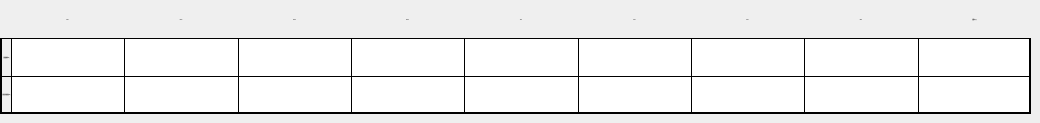
   <widget class="QWidget" name="page_reducer_table">
    <widget class="QWidget" name="widget_12" native="true">
     <property name="geometry">
      <rect>
       <x>0</x>
       <y>0</y>
       <width>1031</width>
       <height>114</height>
      </rect>
     </property>
     <layout class="QGridLayout" name="gridLayout_9">
      <property name="leftMargin">
       <number>0</number>
      </property>
      <property name="topMargin">
       <number>0</number>
      </property>
      <property name="rightMargin">
       <number>0</number>
      </property>
      <property name="bottomMargin">
       <number>0</number>
      </property>
      <property name="spacing">
       <number>0</number>
      </property>
      <item row="0" column="0">
       <widget class="QLabel" name="label_69">
        <property name="styleSheet">
         <string notr="true">border-left:2px solid black;</string>
        </property>
        <property name="text">
         <string/>
        </property>
       </widget>
      </item>
      <item row="0" column="1">
       <widget class="QLabel" name="label_70">
        <property name="font">
         <font>
          <family>黑体</family>
          <pointsize>-1</pointsize>
         </font>
        </property>
        <property name="styleSheet">
         <string notr="true">border-left:1px solid black;
</string>
        </property>
        <property name="text">
         <string>63Hz</string>
        </property>
        <property name="alignment">
         <set>Qt::AlignCenter</set>
        </property>
       </widget>
      </item>
      <item row="0" column="2">
       <widget class="QLabel" name="label_71">
        <property name="font">
         <font>
          <family>黑体</family>
          <pointsize>-1</pointsize>
         </font>
        </property>
        <property name="styleSheet">
         <string notr="true">border-left:1px solid black;</string>
        </property>
        <property name="text">
         <string>125Hz</string>
        </property>
        <property name="alignment">
         <set>Qt::AlignCenter</set>
        </property>
       </widget>
      </item>
      <item row="0" column="3">
       <widget class="QLabel" name="label_72">
        <property name="font">
         <font>
          <family>黑体</family>
          <pointsize>-1</pointsize>
         </font>
        </property>
        <property name="styleSheet">
         <string notr="true">border-left:1px solid black;</string>
        </property>
        <property name="text">
         <string>250Hz</string>
        </property>
        <property name="alignment">
         <set>Qt::AlignCenter</set>
        </property>
       </widget>
      </item>
      <item row="0" column="4">
       <widget class="QLabel" name="label_73">
        <property name="font">
         <font>
          <family>黑体</family>
          <pointsize>-1</pointsize>
         </font>
        </property>
        <property name="styleSheet">
         <string notr="true">border-left:1px solid black;</string>
        </property>
        <property name="text">
         <string>500Hz</string>
        </property>
        <property name="alignment">
         <set>Qt::AlignCenter</set>
        </property>
       </widget>
      </item>
      <item row="0" column="5">
       <widget class="QLabel" name="label_74">
        <property name="font">
         <font>
          <family>黑体</family>
          <pointsize>-1</pointsize>
         </font>
        </property>
        <property name="styleSheet">
         <string notr="true">border-left:1px solid black;</string>
        </property>
        <property name="text">
         <string>1kHz</string>
        </property>
        <property name="alignment">
         <set>Qt::AlignCenter</set>
        </property>
       </widget>
      </item>
      <item row="0" column="6">
       <widget class="QLabel" name="label_75">
        <property name="font">
         <font>
          <family>黑体</family>
          <pointsize>-1</pointsize>
         </font>
        </property>
        <property name="styleSheet">
         <string notr="true">border-left:1px solid black;</string>
        </property>
        <property name="text">
         <string>2kHz</string>
        </property>
        <property name="alignment">
         <set>Qt::AlignCenter</set>
        </property>
       </widget>
      </item>
      <item row="0" column="7">
       <widget class="QLabel" name="label_76">
        <property name="font">
         <font>
          <family>黑体</family>
          <pointsize>-1</pointsize>
         </font>
        </property>
        <property name="styleSheet">
         <string notr="true">border-left:1px solid black;</string>
        </property>
        <property name="text">
         <string>4kHz</string>
        </property>
        <property name="alignment">
         <set>Qt::AlignCenter</set>
        </property>
       </widget>
      </item>
      <item row="0" column="8">
       <widget class="QLabel" name="label_77">
        <property name="font">
         <font>
          <family>黑体</family>
          <pointsize>-1</pointsize>
         </font>
        </property>
        <property name="styleSheet">
         <string notr="true">border-left:1px solid black;</string>
        </property>
        <property name="text">
         <string>8kHz</string>
        </property>
        <property name="alignment">
         <set>Qt::AlignCenter</set>
        </property>
       </widget>
      </item>
      <item row="0" column="9">
       <widget class="QLabel" name="label_78">
        <property name="font">
         <font>
          <family>黑体</family>
          <pointsize>-1</pointsize>
         </font>
        </property>
        <property name="styleSheet">
         <string notr="true">border-left:1px solid black;
border-right:2px solid black;</string>
        </property>
        <property name="text">
         <string>总值dB(A)</string>
        </property>
        <property name="alignment">
         <set>Qt::AlignCenter</set>
        </property>
       </widget>
      </item>
      <item row="2" column="0">
       <widget class="QLabel" name="label_79">
        <property name="font">
         <font>
          <family>黑体</family>
          <pointsize>-1</pointsize>
         </font>
        </property>
        <property name="styleSheet">
         <string notr="true">border:1px solid black;
border-left:2px solid black;
border-bottom:2px solid black;
border-right:none;
</string>
        </property>
        <property name="text">
         <string> 变径后噪音量(dB) </string>
        </property>
        <property name="alignment">
         <set>Qt::AlignCenter</set>
        </property>
       </widget>
      </item>
      <item row="2" column="1">
       <widget class="QLineEdit" name="lineEdit_reducer_after_63">
        <property name="sizePolicy">
         <sizepolicy hsizetype="Expanding" vsizetype="Preferred">
          <horstretch>0</horstretch>
          <verstretch>0</verstretch>
         </sizepolicy>
        </property>
        <property name="styleSheet">
         <string notr="true">border:1px solid black;
border-right:none;
border-bottom:2px solid black;</string>
        </property>
       </widget>
      </item>
      <item row="2" column="2">
       <widget class="QLineEdit" name="lineEdit_reducer_after_125">
        <property name="sizePolicy">
         <sizepolicy hsizetype="Expanding" vsizetype="Preferred">
          <horstretch>0</horstretch>
          <verstretch>0</verstretch>
         </sizepolicy>
        </property>
        <property name="styleSheet">
         <string notr="true">border:1px solid black;
border-right:none;
border-bottom:2px solid black;</string>
        </property>
       </widget>
      </item>
      <item row="2" column="3">
       <widget class="QLineEdit" name="lineEdit_reducer_after_250">
        <property name="sizePolicy">
         <sizepolicy hsizetype="Expanding" vsizetype="Preferred">
          <horstretch>0</horstretch>
          <verstretch>0</verstretch>
         </sizepolicy>
        </property>
        <property name="styleSheet">
         <string notr="true">border:1px solid black;
border-right:none;
border-bottom:2px solid black;</string>
        </property>
       </widget>
      </item>
      <item row="2" column="4">
       <widget class="QLineEdit" name="lineEdit_reducer_after_500">
        <property name="sizePolicy">
         <sizepolicy hsizetype="Expanding" vsizetype="Preferred">
          <horstretch>0</horstretch>
          <verstretch>0</verstretch>
         </sizepolicy>
        </property>
        <property name="styleSheet">
         <string notr="true">border:1px solid black;
border-right:none;
border-bottom:2px solid black;</string>
        </property>
       </widget>
      </item>
      <item row="2" column="5">
       <widget class="QLineEdit" name="lineEdit_reducer_after_1k">
        <property name="sizePolicy">
         <sizepolicy hsizetype="Expanding" vsizetype="Preferred">
          <horstretch>0</horstretch>
          <verstretch>0</verstretch>
         </sizepolicy>
        </property>
        <property name="styleSheet">
         <string notr="true">border:1px solid black;
border-right:none;
border-bottom:2px solid black;</string>
        </property>
       </widget>
      </item>
      <item row="2" column="6">
       <widget class="QLineEdit" name="lineEdit_reducer_after_2k">
        <property name="sizePolicy">
         <sizepolicy hsizetype="Expanding" vsizetype="Preferred">
          <horstretch>0</horstretch>
          <verstretch>0</verstretch>
         </sizepolicy>
        </property>
        <property name="styleSheet">
         <string notr="true">border:1px solid black;
border-right:none;
border-bottom:2px solid black;</string>
        </property>
       </widget>
      </item>
      <item row="2" column="7">
       <widget class="QLineEdit" name="lineEdit_reducer_after_4k">
        <property name="sizePolicy">
         <sizepolicy hsizetype="Expanding" vsizetype="Preferred">
          <horstretch>0</horstretch>
          <verstretch>0</verstretch>
         </sizepolicy>
        </property>
        <property name="styleSheet">
         <string notr="true">border:1px solid black;
border-right:none;
border-bottom:2px solid black;</string>
        </property>
       </widget>
      </item>
      <item row="2" column="8">
       <widget class="QLineEdit" name="lineEdit_reducer_after_8k">
        <property name="sizePolicy">
         <sizepolicy hsizetype="Expanding" vsizetype="Preferred">
          <horstretch>0</horstretch>
          <verstretch>0</verstretch>
         </sizepolicy>
        </property>
        <property name="styleSheet">
         <string notr="true">border:1px solid black;
border-right:none;
border-bottom:2px solid black;</string>
        </property>
       </widget>
      </item>
      <item row="2" column="9">
       <widget class="QLineEdit" name="lineEdit_reducer_after_total">
        <property name="sizePolicy">
         <sizepolicy hsizetype="Expanding" vsizetype="Preferred">
          <horstretch>0</horstretch>
          <verstretch>0</verstretch>
         </sizepolicy>
        </property>
        <property name="styleSheet">
         <string notr="true">border:1px solid black;
border-bottom:2px solid black;
border-right:2px solid black;</string>
        </property>
       </widget>
      </item>
      <item row="1" column="7">
       <widget class="QLineEdit" name="lineEdit_reducer_noi_4k">
        <property name="sizePolicy">
         <sizepolicy hsizetype="Expanding" vsizetype="Preferred">
          <horstretch>0</horstretch>
          <verstretch>0</verstretch>
         </sizepolicy>
        </property>
        <property name="styleSheet">
         <string notr="true">border:1px solid black;
border-right:none;
border-bottom:none;</string>
        </property>
       </widget>
      </item>
      <item row="1" column="6">
       <widget class="QLineEdit" name="lineEdit_reducer_noi_2k">
        <property name="sizePolicy">
         <sizepolicy hsizetype="Expanding" vsizetype="Preferred">
          <horstretch>0</horstretch>
          <verstretch>0</verstretch>
         </sizepolicy>
        </property>
        <property name="styleSheet">
         <string notr="true">border:1px solid black;
border-right:none;
border-bottom:none;</string>
        </property>
       </widget>
      </item>
      <item row="1" column="5">
       <widget class="QLineEdit" name="lineEdit_reducer_noi_1k">
        <property name="sizePolicy">
         <sizepolicy hsizetype="Expanding" vsizetype="Preferred">
          <horstretch>0</horstretch>
          <verstretch>0</verstretch>
         </sizepolicy>
        </property>
        <property name="styleSheet">
         <string notr="true">border:1px solid black;
border-right:none;
border-bottom:none;</string>
        </property>
       </widget>
      </item>
      <item row="1" column="4">
       <widget class="QLineEdit" name="lineEdit_reducer_noi_500">
        <property name="sizePolicy">
         <sizepolicy hsizetype="Expanding" vsizetype="Preferred">
          <horstretch>0</horstretch>
          <verstretch>0</verstretch>
         </sizepolicy>
        </property>
        <property name="styleSheet">
         <string notr="true">border:1px solid black;
border-right:none;
border-bottom:none;</string>
        </property>
       </widget>
      </item>
      <item row="1" column="8">
       <widget class="QLineEdit" name="lineEdit_reducer_noi_8k">
        <property name="sizePolicy">
         <sizepolicy hsizetype="Expanding" vsizetype="Preferred">
          <horstretch>0</horstretch>
          <verstretch>0</verstretch>
         </sizepolicy>
        </property>
        <property name="styleSheet">
         <string notr="true">border:1px solid black;
border-right:none;
border-bottom:none;</string>
        </property>
       </widget>
      </item>
      <item row="1" column="9">
       <widget class="QLineEdit" name="lineEdit_reducer_noi_total">
        <property name="sizePolicy">
         <sizepolicy hsizetype="Expanding" vsizetype="Preferred">
          <horstretch>0</horstretch>
          <verstretch>0</verstretch>
         </sizepolicy>
        </property>
        <property name="styleSheet">
         <string notr="true">border:1px solid black;
border-right:none;
border-bottom:none;
border-right:2px solid black;</string>
        </property>
       </widget>
      </item>
      <item row="1" column="3">
       <widget class="QLineEdit" name="lineEdit_reducer_noi_250">
        <property name="sizePolicy">
         <sizepolicy hsizetype="Expanding" vsizetype="Preferred">
          <horstretch>0</horstretch>
          <verstretch>0</verstretch>
         </sizepolicy>
        </property>
        <property name="styleSheet">
         <string notr="true">border:1px solid black;
border-right:none;
border-bottom:none;</string>
        </property>
       </widget>
      </item>
      <item row="1" column="2">
       <widget class="QLineEdit" name="lineEdit_reducer_noi_125">
        <property name="sizePolicy">
         <sizepolicy hsizetype="Expanding" vsizetype="Preferred">
          <horstretch>0</horstretch>
          <verstretch>0</verstretch>
         </sizepolicy>
        </property>
        <property name="styleSheet">
         <string notr="true">border:1px solid black;
border-right:none;
border-bottom:none;</string>
        </property>
       </widget>
      </item>
      <item row="1" column="1">
       <widget class="QLineEdit" name="lineEdit_reducer_noi_63">
        <property name="sizePolicy">
         <sizepolicy hsizetype="Expanding" vsizetype="Preferred">
          <horstretch>0</horstretch>
          <verstretch>0</verstretch>
         </sizepolicy>
        </property>
        <property name="styleSheet">
         <string notr="true">border:1px solid black;
border-right:none;
border-bottom:none;</string>
        </property>
       </widget>
      </item>
      <item row="1" column="0">
       <widget class="QLabel" name="label_80">
        <property name="font">
         <font>
          <family>黑体</family>
          <pointsize>-1</pointsize>
         </font>
        </property>
        <property name="styleSheet">
         <string notr="true">border:1px solid black;
border-left:2px solid black;
border-right:none;
border-bottom:none;
</string>
        </property>
        <property name="text">
         <string>变径衰减(dB)</string>
        </property>
        <property name="alignment">
         <set>Qt::AlignCenter</set>
        </property>
       </widget>
      </item>
     </layout>
    </widget>
   </widget>
